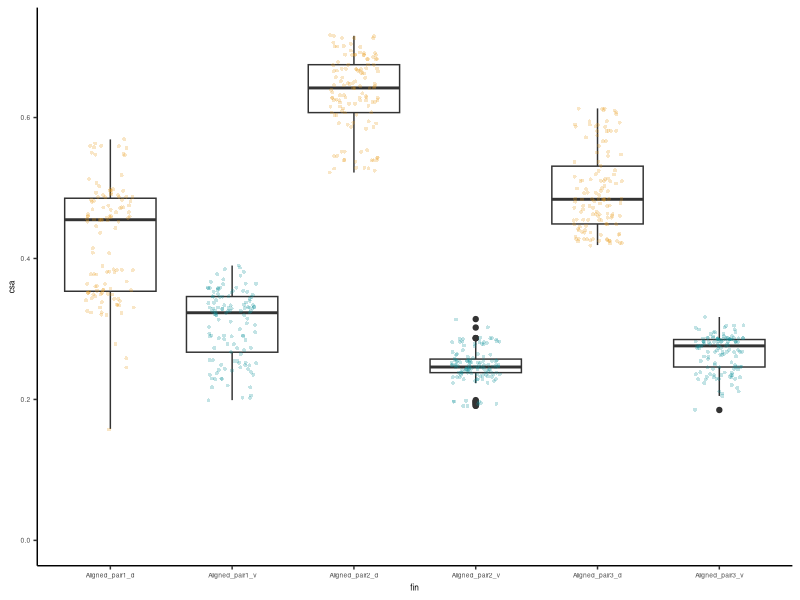

The R script that drew this image: (Note: this script raises an error after producing the figure.)
# Purpose: measure and plot fin rays for specimen Tiktaalik NUFV110
#
# note: 
#  CSA == cross sectional area
#  second_moment_min == second moment of area around major axis
#  second_moment_max == second moment of area around minor axis
#
# 2019-05-05
# TAS


# initialize packages ####
library(ggplot2)


# load data ####
rm(list = ls()) # clear any old vars
NUFV110_all_data <- read.table("data_raw/NUFV110_CSA_and_SMA.txt", head=TRUE) # load data


# plot data ####

# set color scheme for d vs v
group.colors <- c(Aligned_pair1_d="#E89E1C", Aligned_pair1_v="#0D929A",
                  Aligned_pair2_d="#E89E1C", Aligned_pair2_v="#0D929A",
                  Aligned_pair3_d="#E89E1C", Aligned_pair3_v="#0D929A")

# cross sectional area
p_csa <- ggplot(data=NUFV110_all_data, aes(x=fin, y=csa)) +
  geom_boxplot() +
  geom_jitter(shape=16, position=position_jitter(0.2), size=1, alpha=0.25, aes(color=fin)) +
  scale_color_manual(values = group.colors) +
  ylim(0,0.72) +
  theme_classic() +
  theme(legend.position="none", text=element_text(size=6))
ggsave("output_figures/NUFV110_csa.pdf", plot=p_csa,  width=5, height=5, units = "cm")

# second moment of area
p_2nd_mom_max <- ggplot(data=NUFV110_all_data, aes(x=fin, y=second_moment_max))  +
  geom_boxplot() +
  geom_jitter(shape=16, position=position_jitter(0.2), size=1, alpha=0.25, aes(color=fin)) +
  scale_color_manual(values = group.colors) +
  ylim(0,0.08) +
  theme_classic() +
  theme(legend.position="none", text=element_text(size=6))
ggsave("output_figures/NUFV110_mom_max.pdf", plot=p_2nd_mom_max,  width=5, height=5, units = "cm")


# analyzing eusthenopteron rays ####
NUFV110_d1 <- NUFV110_all_data[NUFV110_all_data$fin=="Aligned_pair1_d",]
NUFV110_v1 <- NUFV110_all_data[NUFV110_all_data$fin=="Aligned_pair1_v",]
NUFV110_d2 <- NUFV110_all_data[NUFV110_all_data$fin=="Aligned_pair2_d",]
NUFV110_v2 <- NUFV110_all_data[NUFV110_all_data$fin=="Aligned_pair2_v",]
NUFV110_d3 <- NUFV110_all_data[NUFV110_all_data$fin=="Aligned_pair3_d",]
NUFV110_v3 <- NUFV110_all_data[NUFV110_all_data$fin=="Aligned_pair3_v",]

# comparing area - for figure
( mean(NUFV110_d1$csa)/mean(NUFV110_v1$csa) +
  mean(NUFV110_d2$csa)/mean(NUFV110_v2$csa) +
  mean(NUFV110_d3$csa)/mean(NUFV110_v3$csa)) /3

# comparing moment of area, minimum - for figure
(mean(NUFV110_d1$second_moment_max)/mean(NUFV110_v1$second_moment_max) +
  mean(NUFV110_d2$second_moment_max)/mean(NUFV110_v2$second_moment_max)+
  mean(NUFV110_d3$second_moment_max)/mean(NUFV110_v3$second_moment_max)) /3

# assessing whether moment of area comparisons are affected by alternative orientation of the ventral ray.
(mean(NUFV110_d1$second_moment_max)/mean(NUFV110_v1$second_moment_min) +
    mean(NUFV110_d2$second_moment_max)/mean(NUFV110_v2$second_moment_min)+
    mean(NUFV110_d3$second_moment_max)/mean(NUFV110_v3$second_moment_min)) /3


# statistics ####
# test if  data are normally distributed.
shapiro.test(NUFV110_d1$csa)
shapiro.test(NUFV110_d2$csa)  
shapiro.test(NUFV110_d3$csa)
shapiro.test(NUFV110_v1$csa)
shapiro.test(NUFV110_v2$csa)
shapiro.test(NUFV110_v3$csa) 
shapiro.test(NUFV110_d1$second_moment_max) 
shapiro.test(NUFV110_d2$second_moment_max)
shapiro.test(NUFV110_d3$second_moment_max) 
shapiro.test(NUFV110_v1$second_moment_max)
shapiro.test(NUFV110_v2$second_moment_max) 
shapiro.test(NUFV110_v3$second_moment_max)

# table of these results
d1_vs_v1_csa <- as.vector(c("Tiktaalik", "NUFV110", "d1_vs_v1", "csa", wilcox.test(NUFV110_d1$csa, NUFV110_v1$csa)$statistic, wilcox.test(NUFV110_d1$csa, NUFV110_v1$csa)$p.value))
d2_vs_v2_csa <- as.vector(c("Tiktaalik", "NUFV110", "d2_vs_v3", "csa", wilcox.test(NUFV110_d2$csa, NUFV110_v2$csa)$statistic, wilcox.test(NUFV110_d2$csa, NUFV110_v2$csa)$p.value))
d3_vs_v3_csa <- as.vector(c("Tiktaalik", "NUFV110", "d2_vs_v3", "csa", wilcox.test(NUFV110_d3$csa, NUFV110_v3$csa)$statistic, wilcox.test(NUFV110_d3$csa, NUFV110_v3$csa)$p.value))
d1_vs_v1_mom <- as.vector(c("Tiktaalik", "NUFV110", "d1_vs_v1", "sma", wilcox.test(NUFV110_d1$second_moment_max, NUFV110_v1$second_moment_max)$statistic, wilcox.test(NUFV110_d1$second_moment_max, NUFV110_v1$second_moment_max)$p.value))
d2_vs_v2_mom <- as.vector(c("Tiktaalik", "NUFV110", "d2_vs_v3", "sma", wilcox.test(NUFV110_d2$second_moment_max, NUFV110_v2$second_moment_max)$statistic, wilcox.test(NUFV110_d2$second_moment_max, NUFV110_v2$second_moment_max)$p.value))
d3_vs_v3_mom <- as.vector(c("Tiktaalik", "NUFV110", "d2_vs_v3", "sma", wilcox.test(NUFV110_d3$second_moment_max, NUFV110_v3$second_moment_max)$statistic, wilcox.test(NUFV110_d3$second_moment_max, NUFV110_v3$second_moment_max)$p.value))

suppl_table <- rbind(d1_vs_v1_csa, d2_vs_v2_csa, d3_vs_v3_csa, d1_vs_v1_mom, d2_vs_v2_mom, d3_vs_v3_mom)

colnames(suppl_table) <- c("species", "specimen","rays_compared", "comparison", "W", "p-value")

write.table(suppl_table,"output_files/tetrapodomorph_dv_wilcox_test.txt",
            row.names = FALSE,
            quote=FALSE)